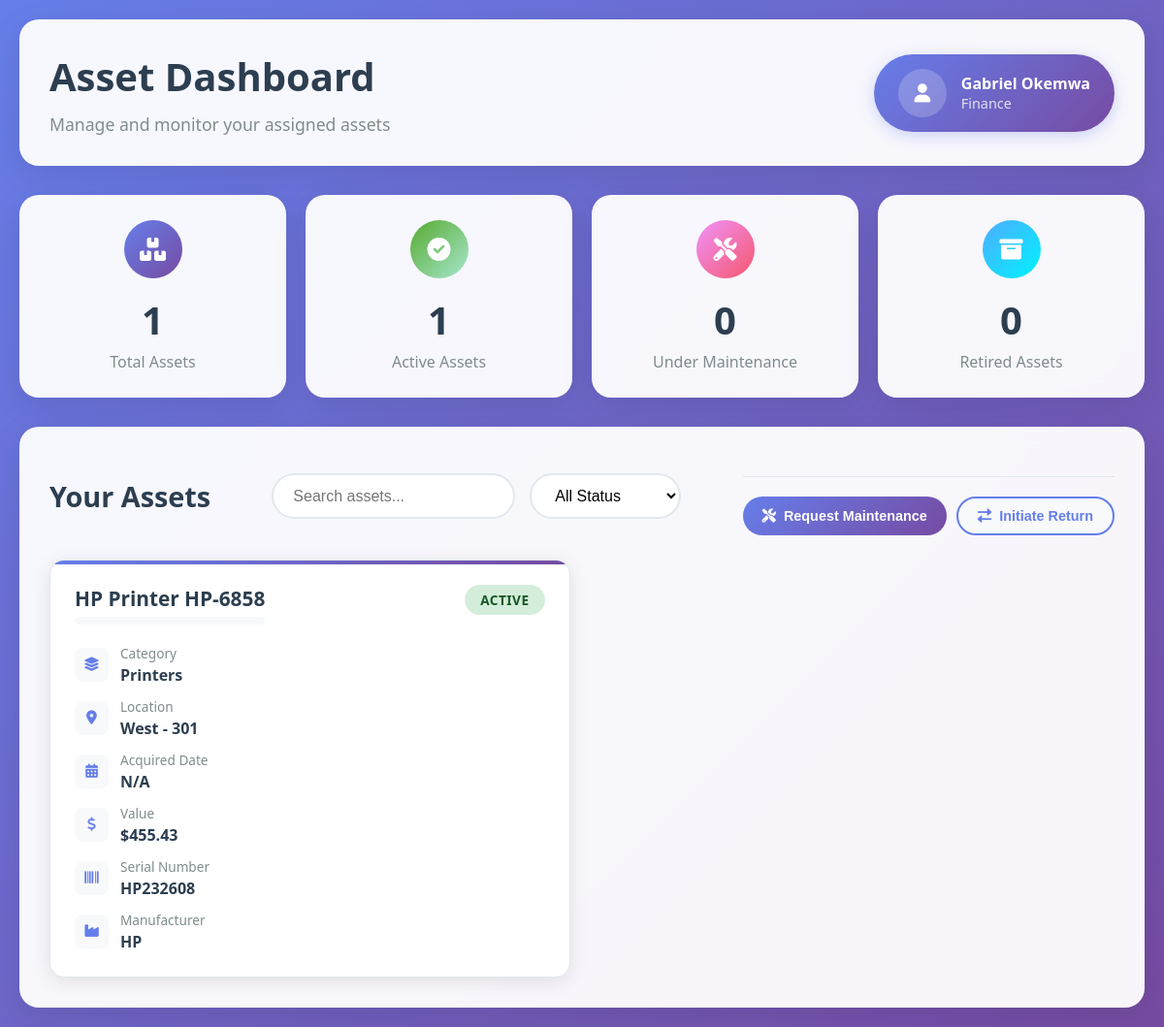
/assets/custodian-dashboard/ (signed in), run on an earlier commit of the app's database.
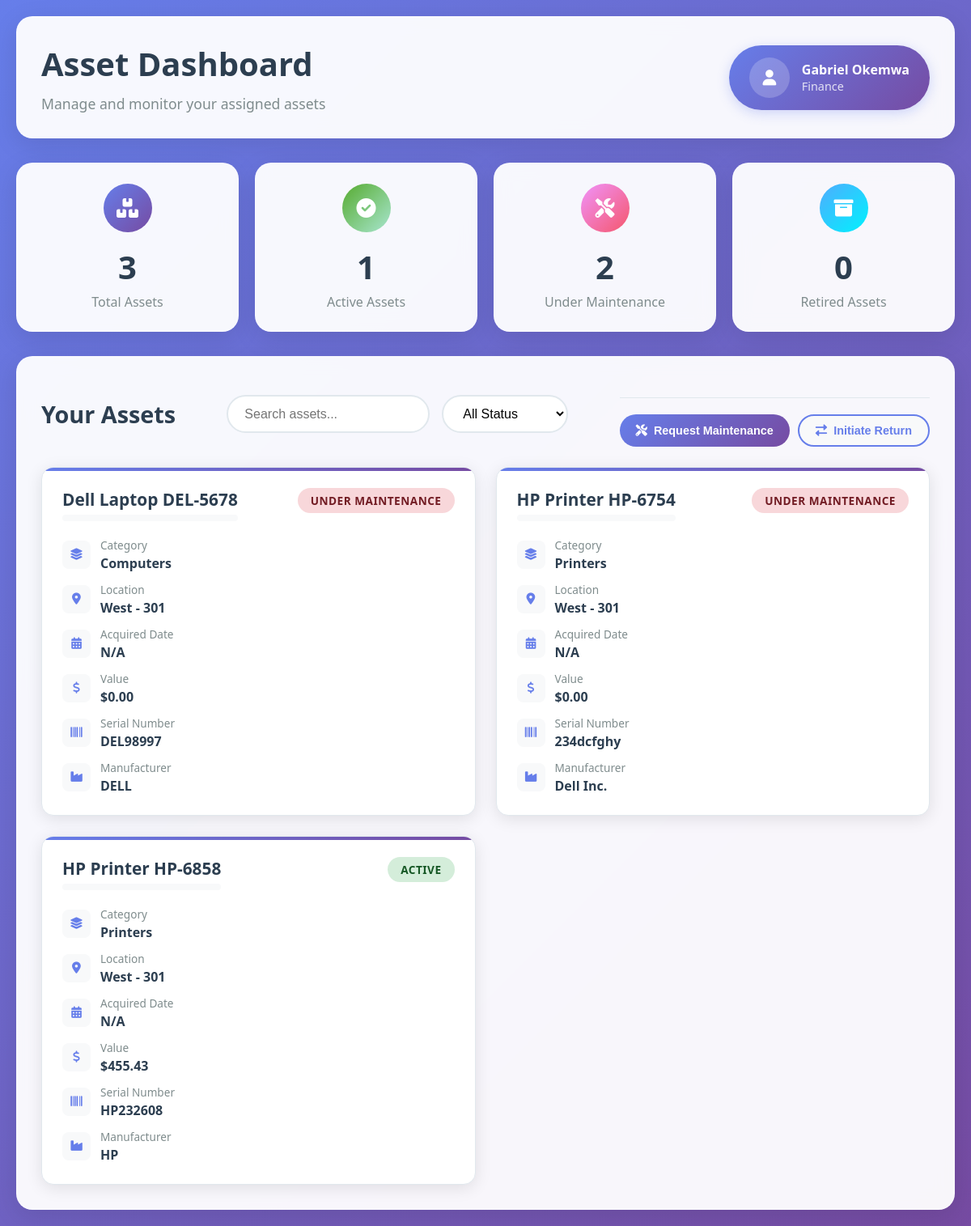
And on a later commit of the database.
### users/models.py (models this page shows, shortened)
class User(AbstractUser):
    USER_TYPE_CHOICES = (
        ("ADMIN", "Administrator"),
        ("MANAGER", "Manager"),
        ("USER", "Regular User"),
    )
    username = None  # Remove username field
    email = models.EmailField(_("email address"), unique=True)
    user_type = models.CharField(
        max_length=20, choices=USER_TYPE_CHOICES, default="USER"
    )
    phone_number = models.CharField(max_length=20, blank=True, null=True)
    profile_image = models.ImageField(
        upload_to="profile_images/", blank=True, null=True
    )
    bio = models.TextField(blank=True, null=True)
    reset_password_token = models.CharField(max_length=100, blank=True, null=True)
    reset_password_expires = models.DateTimeField(blank=True, null=True)
    email_verified = models.BooleanField(default=False)
    verification_token = models.CharField(max_length=100, blank=True, null=True)
    last_activity = models.DateTimeField(blank=True, null=True)
    USERNAME_FIELD = "email"
    REQUIRED_FIELDS = ["first_name", "last_name"]
    objects = UserManager()
    def get_full_name(self):
        return f"{self.first_name} {self.last_name}"

### assets/models.py (models this page shows, shortened)
class BaseModel(models.Model):
    created_at = models.DateTimeField(auto_now_add=True, null=True, blank=True)
    updated_at = models.DateTimeField(auto_now=True, null=True, blank=True)
    created_by = models.ForeignKey(
        User, on_delete=models.SET_NULL, null=True, blank=True, related_name="+"
    )
    updated_by = models.ForeignKey(
        User, on_delete=models.SET_NULL, null=True, blank=True, related_name="+"
    )
    class Meta:
        abstract = True

class Custodian(BaseModel):
    user = models.OneToOneField(User, on_delete=models.CASCADE)
    department = models.ForeignKey(
        Department, on_delete=models.SET_NULL, null=True, blank=True
    )
    is_active = models.BooleanField(default=True)

class Department(BaseModel):
    name = models.CharField(max_length=100, unique=True)
    code = models.CharField(max_length=20, unique=True, blank=True, null=True)
    description = models.TextField(blank=True, null=True)
    parent = models.ForeignKey(
        "self",
        on_delete=models.SET_NULL,
        null=True,
        blank=True,
        related_name="children",
    )

class Asset(BaseModel):
    ASSET_STATUS = (
        ("active", "Active"),
        ("inactive", "Inactive"),
        ("lost", "Lost"),
        ("stolen", "Stolen"),
        ("disposed", "Disposed"),
        ("maintenance", "Under Maintenance"),
    )
    asset_id = models.CharField(max_length=50, unique=True, blank=True, null=True)
    name = models.CharField(max_length=200)
    description = models.TextField(blank=True, null=True)
    category = models.ForeignKey(
        Category, on_delete=models.SET_NULL, null=True, blank=True
    )
    tags = models.ManyToManyField(Tag, blank=True)
    status = models.CharField(max_length=20, choices=ASSET_STATUS, default="active")
    serial_number = models.CharField(max_length=100, blank=True, null=True, unique=True)
    model_number = models.CharField(max_length=100, blank=True, null=True)
    manufacturer = models.CharField(max_length=100, blank=True, null=True)
    purchase_price = models.DecimalField(
        max_digits=12,
        decimal_places=2,
        blank=True,
        null=True,
        validators=[MinValueValidator(0)],
    )
    current_value = models.DecimalField(
        max_digits=12,
        decimal_places=2,
        blank=True,
        null=True,
        validators=[MinValueValidator(0)],
    )
    purchase_date = models.DateField(blank=True, null=True)
    purchase_order = models.CharField(max_length=100, blank=True, null=True)
    warranty_expiry_date = models.DateField(blank=True, null=True)
    expected_life_years = models.PositiveIntegerField(blank=True, null=True)
    depreciation_rate = models.DecimalField(
        max_digits=5,
        decimal_places=2,
        blank=True,
        null=True,
        validators=[MinValueValidator(0), MaxValueValidator(100)],
    )
    vendor = models.ForeignKey(Vendor, on_delete=models.SET_NULL, null=True, blank=True)
    location = models.ForeignKey(
        Location, on_delete=models.SET_NULL, null=True, blank=True
    )
    custodian = models.ForeignKey(
        Custodian, on_delete=models.SET_NULL, null=True, blank=True
    )
    image = models.ImageField(upload_to="assets/", blank=True, null=True)
    notes = models.TextField(blank=True, null=True)
    last_audited = models.DateField(blank=True, null=True)

class Category(BaseModel):
    name = models.CharField(max_length=100, unique=True)
    description = models.TextField(blank=True, null=True)
    parent = models.ForeignKey(
        "self",
        on_delete=models.SET_NULL,
        null=True,
        blank=True,
        related_name="subcategories",
    )

class Location(BaseModel):
    name = models.CharField(max_length=100)
    building = models.CharField(max_length=100, blank=True, null=True)
    room = models.CharField(max_length=50, blank=True, null=True)
    address = models.TextField(blank=True, null=True)
    department = models.ForeignKey(
        Department, on_delete=models.SET_NULL, null=True, blank=True
    )
    class Meta:
        unique_together = ("building", "room")
    def __str__(self):
        return (
            f"{self.building} - {self.room}"
            if self.building and self.room
            else self.name
        )

### assets/views.py (the view, shortened to what this page needs)
# urls.py: path('custodian-dashboard/', login_required(custodian_dashboard), name='custodian_dashboard'),
@login_required
def custodian_dashboard(request):
    try:
        custodian = get_object_or_404(Custodian, user=request.user, is_active=True)
    except Custodian.DoesNotExist:
        return render(request, 'assets/not_custodian.html')
    assets = Asset.objects.filter(custodian=custodian).select_related(
        'category', 'location', 'location__department'
    ).order_by('-created_at')
    total_assets = assets.count()
    active_assets = assets.filter(status='active').count()
    maintenance_assets = assets.filter(status='maintenance').count()
    retired_assets = assets.filter(status='retired').count()
    search_query = request.GET.get('search', '')
    status_filter = request.GET.get('status', '')
    if search_query:
        assets = assets.filter(
            Q(name__icontains=search_query) |
            Q(asset_code__icontains=search_query) |
            Q(serial_number__icontains=search_query)
        )
    if status_filter:
        assets = assets.filter(status=status_filter)
    context = {
        'custodian': custodian,
        'assets': assets,
        'total_assets': total_assets,
        'active_assets': active_assets,
        'maintenance_assets': maintenance_assets,
        'retired_assets': retired_assets,
    }
    return render(request, 'assets/custodian_dashboard.html', context)

### assets/templates/assets/custodian_dashboard.html (shortened to what this page needs)
<!DOCTYPE html>
<html lang="en">
<head>
    <link rel="stylesheet" href="https://cdnjs.cloudflare.com/ajax/libs/font-awesome/6.0.0/css/all.min.css">
</head>
<body>
    <div class="dashboard-container">
        <div class="dashboard-header">
            <div class="welcome-section">
                <div class="welcome-text">
                    <h1>Asset Dashboard</h1>
                    <p>Manage and monitor your assigned assets</p>
                </div>
                <div class="user-info">
                    <div class="user-avatar">
                        <i class="fas fa-user"></i>
                    </div>
                    <div>
                        <div style="font-weight: 600;">{{ user.get_full_name|default:user.username }}</div>
                        <div style="font-size: 0.9rem; opacity: 0.8;">{{ custodian.department.name|default:"No Department" }}</div>
                    </div>
                </div>
            </div>
        </div>
        <div class="stats-grid">
            <div class="stat-card">
                <div class="stat-icon total">
                    <i class="fas fa-boxes"></i>
                </div>
                <div class="stat-number">{{ total_assets }}</div>
                <div class="stat-label">Total Assets</div>
            </div>
            <div class="stat-card">
                <div class="stat-icon active">
                    <i class="fas fa-check-circle"></i>
                </div>
                <div class="stat-number">{{ active_assets }}</div>
                <div class="stat-label">Active Assets</div>
            </div>
            <div class="stat-card">
                <div class="stat-icon maintenance">
                    <i class="fas fa-tools"></i>
                </div>
                <div class="stat-number">{{ maintenance_assets }}</div>
                <div class="stat-label">Under Maintenance</div>
            </div>
            <div class="stat-card">
                <div class="stat-icon retired">
                    <i class="fas fa-archive"></i>
                </div>
                <div class="stat-number">{{ retired_assets }}</div>
                <div class="stat-label">Retired Assets</div>
            </div>
        </div>
        <div class="assets-section">
            <div class="section-header">
                <h2 class="section-title">Your Assets</h2>
                <div class="search-filter-container">
                    <input type="text" class="search-box" placeholder="Search assets..." id="searchInput">
                    <select class="filter-select" id="statusFilter">
                        <option value="">All Status</option>
                    </select>
                </div>
            <div class="asset-actions">
                <button id="trigger" class="action-btn btn-primary maintenance-btn" type="button"
                        data-asset-id="{{ asset.id }}"
                        data-asset-name="{{ asset.name }}">
                    <i class="fas fa-tools"></i> Request Maintenance
                </button>
                <button class="action-btn btn-secondary return-btn"
                        data-asset-id="{{ asset.id }}"
                        data-asset-name="{{ asset.name }}">
                    <i class="fas fa-exchange-alt"></i> Initiate Return
                </button>
            </div>
            </div>
            <div class="assets-grid" id="assetsGrid">
                {% for asset in assets %}
                <div class="asset-card" data-status="{{ asset.status|lower }}" data-name="{{ asset.name|lower }}" data-code="{{ asset.asset_code|lower }}">
                    <div class="asset-header">
                        <div>
                            <div class="asset-title">{{ asset.name }}</div>
                            <div class="asset-code">{{ asset.asset_code }}</div>
                        </div>
                        <span class="status-badge status-{{ asset.status|lower }}">
                            {{ asset.get_status_display|default:asset.status }}
                        </span>
                    </div>
                    <div class="asset-details">
                        <div class="detail-row">
                            <div class="detail-icon">
                                <i class="fas fa-layer-group"></i>
                            </div>
                            <div class="detail-content">
                                <div class="detail-label">Category</div>
                                <div class="detail-value">{{ asset.category.name|default:"Not Assigned" }}</div>
                            </div>
                        </div>
                        <div class="detail-row">
                            <div class="detail-icon">
                                <i class="fas fa-map-marker-alt"></i>
                            </div>
                            <div class="detail-content">
                                <div class="detail-label">Location</div>
                                <div class="detail-value">{{ asset.location|default:"Not Assigned" }}</div>
                            </div>
                        </div>
                        <div class="detail-row">
                            <div class="detail-icon">
                                <i class="fas fa-calendar-alt"></i>
                            </div>
                            <div class="detail-content">
                                <div class="detail-label">Acquired Date</div>
                                <div class="detail-value">{{ asset.acquisition_date|date:"M d, Y"|default:"N/A" }}</div>
                            </div>
                        </div>
                        <div class="detail-row">
                            <div class="detail-icon">
                                <i class="fas fa-dollar-sign"></i>
                            </div>
                            <div class="detail-content">
                                <div class="detail-label">Value</div>
                                <div class="detail-value">${{ asset.current_value|floatformat:2|default:"0.00" }}</div>
                            </div>
                        </div>
                        {% if asset.serial_number %}
                        <div class="detail-row">
                            <div class="detail-icon">
                                <i class="fas fa-barcode"></i>
                            </div>
                            <div class="detail-content">
                                <div class="detail-label">Serial Number</div>
                                <div class="detail-value">{{ asset.serial_number }}</div>
                            </div>
                        </div>
                        {% endif %}
                        {% if asset.manufacturer %}
                        <div class="detail-row">
                            <div class="detail-icon">
                                <i class="fas fa-industry"></i>
                            </div>
                            <div class="detail-content">
                                <div class="detail-label">Manufacturer</div>
                                <div class="detail-value">{{ asset.manufacturer }}</div>
                            </div>
                        </div>
                        {% endif %}
                    </div>
                </div>
                {% empty %}
                <div class="empty-state">
                    <i class="fas fa-inbox"></i>
                    <h3>No Assets Found</h3>
                    <p>You don't have any assets assigned to you yet.</p>
                </div>
                {% endfor %}
            </div>
        </div>
    </div>
</body>
</html>

What changed in the data, as far as the page shows it:
added Asset: name "Dell Laptop DEL-5678", status "UNDER MAINTENANCE", category.name "Computers", location "West - 301", acquisition_date "N/A", current_value "0.00", serial_number "DEL98997", manufacturer "DELL"
added Asset: name "HP Printer HP-6754", status "UNDER MAINTENANCE", category.name "Printers", location "West - 301", acquisition_date "N/A", current_value "0.00", serial_number "234dcfghy", manufacturer "Dell Inc."
Also different on the page:
{{ total_assets }}: "1" → "3"
{{ maintenance_assets }}: "0" → "2"
